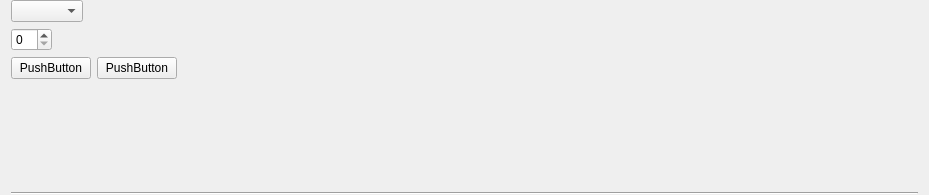
<?xml version="1.0" encoding="UTF-8"?>
<ui version="4.0">
 <class>Form</class>
 <widget class="QWidget" name="Form">
  <property name="geometry">
   <rect>
    <x>0</x>
    <y>0</y>
    <width>929</width>
    <height>195</height>
   </rect>
  </property>
  <property name="windowTitle">
   <string>Form</string>
  </property>
  <layout class="QVBoxLayout" name="verticalLayout_2">
   <property name="topMargin">
    <number>0</number>
   </property>
   <property name="bottomMargin">
    <number>0</number>
   </property>
   <item>
    <layout class="QHBoxLayout" name="horizontalLayout_3">
     <item>
      <layout class="QVBoxLayout" name="verticalLayout">
       <item>
        <widget class="QComboBox" name="comboBox">
         <property name="sizePolicy">
          <sizepolicy hsizetype="Maximum" vsizetype="Fixed">
           <horstretch>0</horstretch>
           <verstretch>0</verstretch>
          </sizepolicy>
         </property>
        </widget>
       </item>
       <item>
        <widget class="QSpinBox" name="spinBox">
         <property name="sizePolicy">
          <sizepolicy hsizetype="Maximum" vsizetype="Fixed">
           <horstretch>0</horstretch>
           <verstretch>0</verstretch>
          </sizepolicy>
         </property>
        </widget>
       </item>
       <item>
        <layout class="QHBoxLayout" name="horizontalLayout_2">
         <item>
          <widget class="QPushButton" name="pushButton">
           <property name="text">
            <string>PushButton</string>
           </property>
          </widget>
         </item>
         <item>
          <widget class="QPushButton" name="pushButton_2">
           <property name="text">
            <string>PushButton</string>
           </property>
          </widget>
         </item>
         <item>
          <spacer name="horizontalSpacer">
           <property name="orientation">
            <enum>Qt::Horizontal</enum>
           </property>
           <property name="sizeHint" stdset="0">
            <size>
             <width>40</width>
             <height>20</height>
            </size>
           </property>
          </spacer>
         </item>
        </layout>
       </item>
       <item>
        <spacer name="verticalSpacer">
         <property name="orientation">
          <enum>Qt::Vertical</enum>
         </property>
         <property name="sizeHint" stdset="0">
          <size>
           <width>20</width>
           <height>40</height>
          </size>
         </property>
        </spacer>
       </item>
      </layout>
     </item>
     <item>
      <widget class="PlotWidget" name="plotWidget" native="true">
       <property name="sizePolicy">
        <sizepolicy hsizetype="Preferred" vsizetype="Preferred">
         <horstretch>1</horstretch>
         <verstretch>0</verstretch>
        </sizepolicy>
       </property>
      </widget>
     </item>
    </layout>
   </item>
   <item>
    <widget class="Line" name="line">
     <property name="orientation">
      <enum>Qt::Horizontal</enum>
     </property>
    </widget>
   </item>
  </layout>
 </widget>
 <customwidgets>
  <customwidget>
   <class>PlotWidget</class>
   <extends>QWidget</extends>
   <header>pyqtgraph</header>
   <container>1</container>
  </customwidget>
 </customwidgets>
 <resources/>
 <connections/>
</ui>
